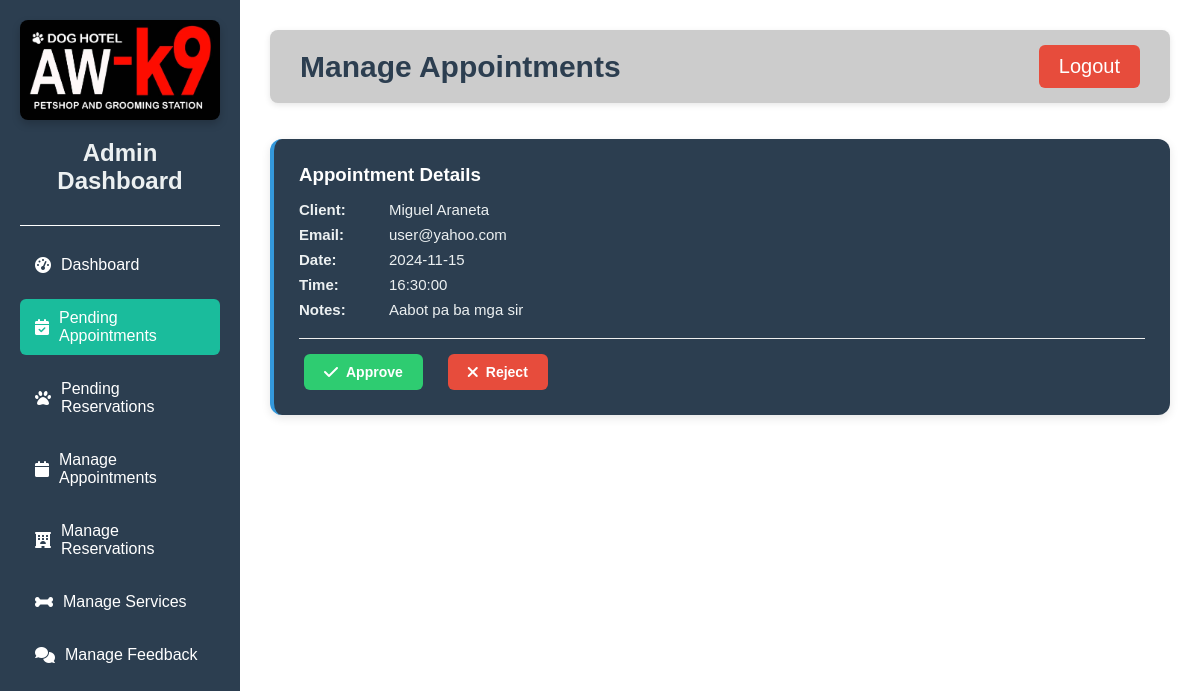
The page /admin_appointments.php (signed in) on the database its author committed.
### tables this page shows
CREATE TABLE `appointments` (
  `id` int(11) NOT NULL,
  `user_id` int(11) NOT NULL,
  `appointment_date` date NOT NULL,
  `appointment_time` time NOT NULL,
  `status` enum('pending','approved','rejected') NOT NULL DEFAULT 'pending',
  `rejection_reason` text DEFAULT NULL,
  `created_at` timestamp NOT NULL DEFAULT current_timestamp(),
  `notes` text DEFAULT NULL
);

CREATE TABLE `users` (
  `id` int(11) NOT NULL,
  `name` varchar(100) NOT NULL,
  `email` varchar(100) NOT NULL,
  `password` varchar(255) NOT NULL,
  `role` enum('user','admin') DEFAULT 'user',
  `created_at` timestamp NOT NULL DEFAULT current_timestamp()
);

### admin_appointments.php (the view, shortened to what this page needs)
<?php
include "db.php";
$q = $pdo->prepare("SELECT a.*, u.name as user_name, u.email, a.notes
    FROM appointments a JOIN users u ON a.user_id = u.id
    WHERE a.status = 'pending' ORDER BY a.appointment_date,a.appointment_time");
$q->execute();
$appointments=$q->fetchAll();
?>
<!DOCTYPE html>
<html lang="en">
<head>
    <link rel="stylesheet" href="https://cdnjs.cloudflare.com/ajax/libs/font-awesome/6.0.0/css/all.min.css">
</head>
<body>
<div class="sidebar">
    <div class="logo">
        <a href="admin_dashboard.php">
            <img src="aw-k9.png" alt="aw-k9 logo">
        </a>
    </div>
    <h2>Admin Dashboard</h2>
    <hr>
    <ul>
        <li><a href="admin_dashboard.php"><i class="fas fa-tachometer-alt"></i> Dashboard</a></li>
        <li><a href="admin_appointments.php" class="active"><i class="fas fa-calendar-check"></i> Pending Appointments</a></li>
        <li><a href="admin_bookings.php"><i class="fas fa-paw"></i> Pending Reservations</a></li>
        <li><a href="admin_manage_appointments.php"><i class="fas fa-calendar"></i> Manage Appointments</a></li>
        <li><a href="admin_manage_reservations.php"><i class="fas fa-hotel"></i> Manage Reservations</a></li>
        <li><a href="admin_services.php"><i class="fas fa-bone"></i> Manage Services</a></li>
        <li><a href="admin_feedback.php"><i class="fas fa-comments"></i> Manage Feedback</a></li>
    </ul>
</div>
<div class="main-content">
    <div class="top-bar">
        <h1>Manage Appointments</h1>
        <a href="logout.php" class="btn-logout">Logout</a>
    </div>
    <hr>
    <?php foreach($appointments as $a): ?>
        <div class="appointment-card">
            <div class="appointment-info">
                <h3 style="color: #2c3e50;margin-bottom: 15px">Appointment Details</h3>
                <p><span class="info-label">Client:</span><?=htmlspecialchars($a['user_name'])?></p>
                <p><span class="info-label">Email:</span><?=htmlspecialchars($a['email'])?></p>
                <p><span class="info-label">Date:</span><?=htmlspecialchars($a['appointment_date'])?></p>
                <p><span class="info-label">Time:</span><?=htmlspecialchars($a['appointment_time'])?></p>
                <?php if (!empty($a['notes'])): ?>
                    <p><span class="info-label">Notes:</span><?=htmlspecialchars($a['notes'])?></p>
                <?php endif; ?>
            </div>
            <div class="button-group">
                <form method="POST" style="display: inline;" onsubmit="return confirm('Are you sure you want to approve this appointment?');">
                    <button type="submit" class="btn approve-btn">
                        <i class="fas fa-check icon"></i> Approve
                    </button>
                </form>
                <button type="button" class="btn reject-btn" onclick="openRejectModal(<?= $a['id'] ?>)">
                    <i class="fas fa-times icon"></i> Reject
                </button>
            </div>
        </div>
    <?php endforeach; ?>
</div>
</body>
</html>

### admin_appointments.php (style rules this page uses)
* { margin: 0; padding: 0; box-sizing: border-box; font-family: 'Helvetica', Arial, sans-serif; }
body { display: flex; height: 100vh; background-color: #f5f7fa; }
.sidebar { width: 240px; background-color: #2c3e50; color: #fff; padding: 20px; position: fixed; height: 100%; top: 0; left: 0; display: flex; flex-direction: column; }
.sidebar .logo { text-align: center; margin-bottom: 10px; }
.sidebar .logo img { width: 200px; margin-bottom: 5px; border-radius: 8px; box-shadow: 0 4px 8px rgba(0, 0, 0, 0.2); }
.sidebar h2 { color: #ecf0f1; margin-bottom: 20px; text-align: center; }
.sidebar ul { list-style: none; padding-top: 10px; flex-grow: 1; }
.sidebar ul li { margin-bottom: 15px; }
.sidebar ul li a { color: #fff; text-decoration: none; padding: 10px 15px; display: flex; align-items: center; gap: 10px; border-radius: 6px; transition: background-color 0.3s ease-in-out; }
.sidebar ul li a:hover, .sidebar ul li a.active { background-color: #1abc9c; }
.main-content { margin-left: 240px; padding: 30px; width: calc(100% - 240px); background-color: #fff; overflow-y: auto; }
h2 { margin-bottom: 20px; color: #2c3e50; }
button { padding: 5px 10px; margin: 0 5px; border: none; border-radius: 5px; color: #fff; cursor: pointer; }
hr { border: 0; height: 1px; background: #fff; margin: 10px 0; }
.appointment-card { background: #2c3e50; padding: 25px; margin: 15px 0; border-radius: 12px; box-shadow: 0 3px 10px rgba(0,0,0,0.1); transition: transform 0.2s ease; border-left: 4px solid #3498db; color: white; }
.appointment-info { margin-bottom: 20px; }
.appointment-info p { margin: 8px 0; color: #ecf0f1; font-size: 15px; }
.info-label { font-weight: bold; color: #ecf0f1; margin-right: 10px; width: 80px; display: inline-block; }
.button-group { display: flex; gap: 15px; margin-top: 20px; padding-top: 15px; border-top: 1px solid #eee; }
.btn { padding: 10px 20px; border-radius: 6px; font-weight: 600; border: none; cursor: pointer; display: flex; align-items: center; gap: 8px; transition: all 0.2s ease; font-size: 14px; }
.approve-btn { background-color: #2ecc71; color: white; }
.reject-btn { background-color: #e74c3c; color: white; }
.icon { font-size: 16px; }
.appointment-card h3 { color: #ffffff !important; margin-bottom: 15px; }
.top-bar { display: flex; justify-content: space-between; align-items: center; background-color: #cccccc; padding: 15px 30px; border-radius: 8px; margin-bottom: 20px; box-shadow: 0 2px 6px rgba(0, 0, 0, 0.1); }
.top-bar h1 { font-size: 30px; font-weight: 600; color: #2c3e50; }
.btn-logout { background-color: #e74c3c; padding: 10px 20px; color: #fff; border: none; border-radius: 6px; text-decoration: none; font-size: 20px; transition: background-color 0.3s ease-in-out; margin-left: 15px; }

### rows shown on the page
appointments: user.name "Miguel Araneta", user.email "user@yahoo.com", appointment_date "2024-11-15", appointment_time "16:30:00", notes "Aabot pa ba mga sir"
